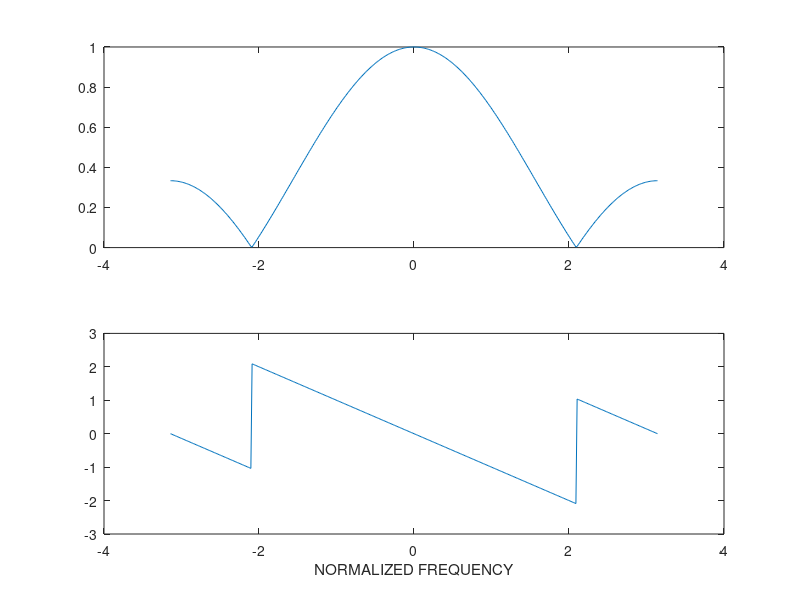

Recreate this plot in MATLAB.
%%%%%%%% 2.1 Fequency Response of the Three-Point Averager %%%%%%%%%%%

% Clear the workspace and any stored variables
clear; clc;

% This script is provided by the tutorial assignment
bb = 1/3*ones(1,3);
ww = -pi:(pi/200):pi;
H = freqz(bb,1,ww);
subplot(2,1,1)
plot(ww, abs(H))
subplot(2,1,2)
plot(ww, angle(H))
xlabel('NORMALIZED FREQUENCY')